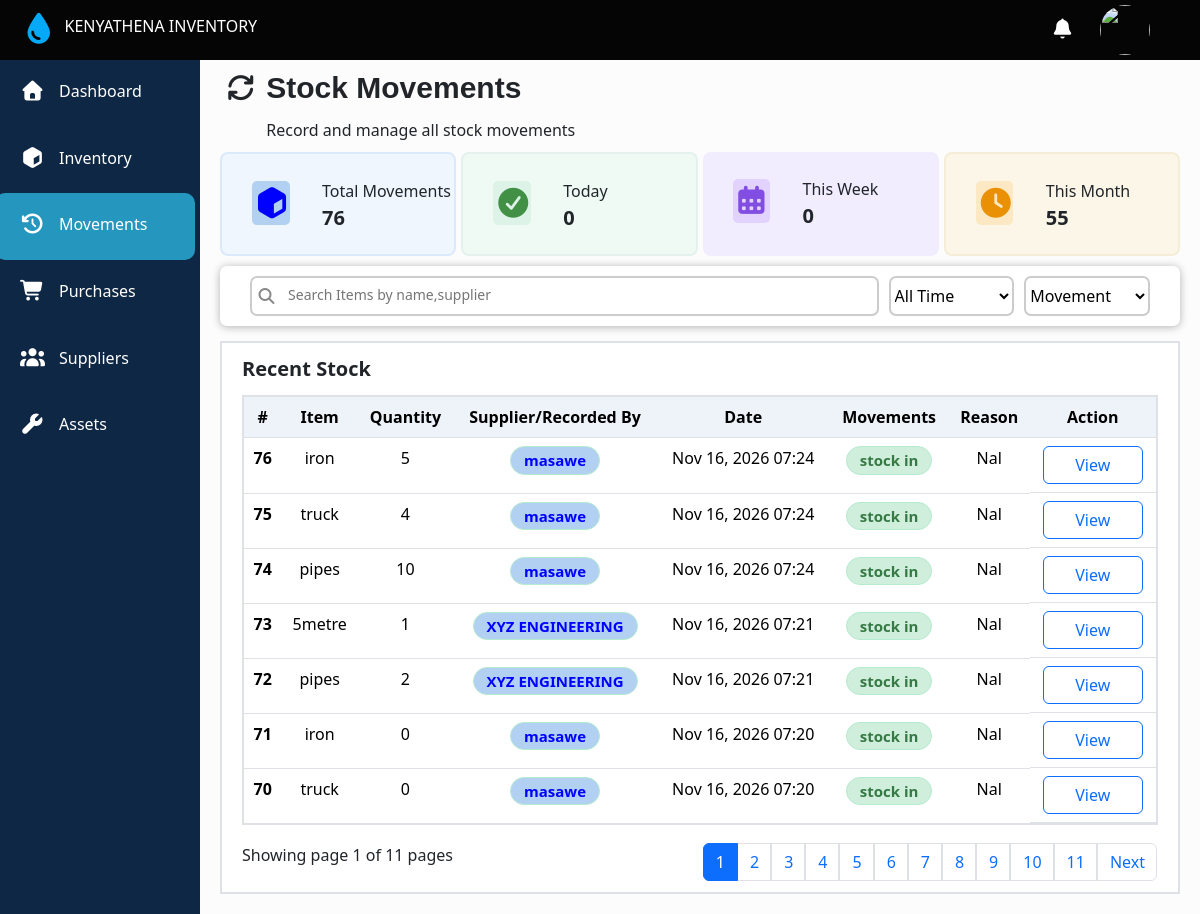
Page /stockmovements/ on the earlier database version.
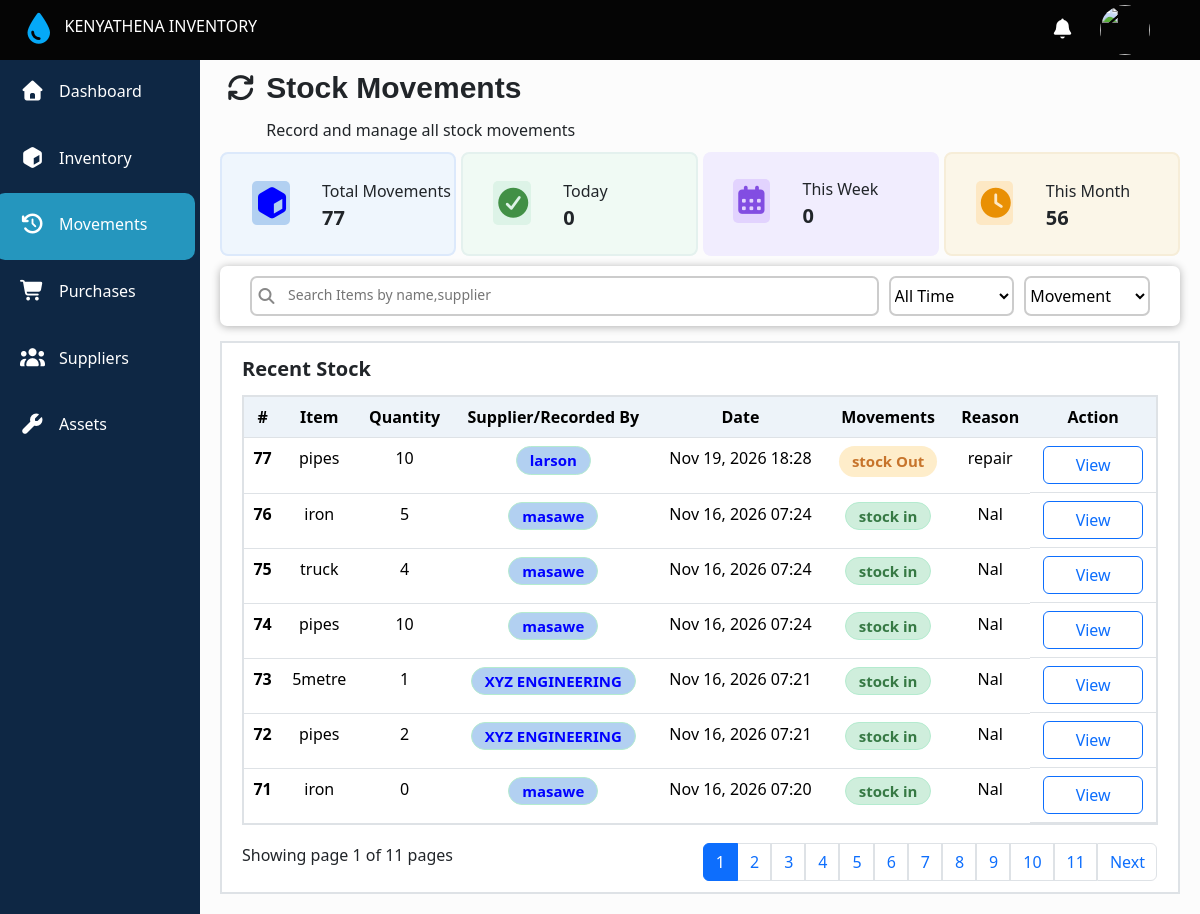
Same page on the later database version.
### main/models.py (models this page shows, shortened)
class StockMovements(models.Model):
  Movement_type=[
    ('in','Stock In'),
    ('Out','Stock Out'),
  ]
  item = models.CharField(max_length=200)
  quantity = models.PositiveIntegerField()
  supplier_issued_to = models.CharField(max_length=200,null=True,blank=True)
  date=models.DateTimeField(auto_now_add=True)
  movement = models.CharField(max_length=200,choices=Movement_type)
  reason = models.CharField(max_length=300,null=True,blank=True)
  note = models.CharField(max_length=1000,null=True,blank=True)

### main/views.py (the view)
# urls.py: path('stockmovements/',views.stockMovements,name='stockmovements'),
def stockMovements(request):
  stock_movements = StockMovements.objects.all().order_by('-id')
  today = timezone.localdate()
  start_of_week = today - timedelta(days=today.weekday())
  stock_movements_counts = stock_movements.count()
  today_count = stock_movements.filter(date__date=today).count()
  this_week_movements = stock_movements.filter(date__date__gte=start_of_week, date__date__lte=today).count()
  this_month_movements = stock_movements.filter(date__date__month=today.month, date__date__year=today.year).count()
  search_stock_movements = request.GET.get('q','').strip()
  if search_stock_movements:
    stock_movements= stock_movements.filter(
      Q(item__icontains=search_stock_movements)|
      Q(movement__icontains=search_stock_movements)
    )
  selected_status = request.GET.get('status','').strip()
  selected_movement_status = request.GET.get('movement_status','').strip()
  if selected_status == 'Today':
   stock_movements = stock_movements.filter(date__date=today)
  elif selected_status == 'This Week':
    stock_movements = stock_movements.filter(date__date__gte=start_of_week, date__date__lte=today)
  elif selected_status == 'This Month':
   stock_movements = stock_movements.filter(date__date__month=today.month, date__date__year=today.year)
  if selected_movement_status in dict(StockMovements.Movement_type):
   stock_movements = stock_movements.filter(movement=selected_movement_status)
  paginator = Paginator(stock_movements, 7)
  page_number = request.GET.get('page')
  page_obj = paginator.get_page(page_number)
  context = {
    'stock_movements': stock_movements,
    'page_obj': page_obj,
    'today_count':today_count,
    'this_week_movements': this_week_movements,
    'this_month_movements': this_month_movements,
    'stock_movements_counts':stock_movements_counts,
    'selected_status':selected_status,
    'search_stock_movements':search_stock_movements,
    'selected_movement_status':selected_movement_status,
  }
  return render(request, 'main/stock_movements.html', context)

### main/templates/main/stock_movements.html (shortened to what the changed rows need)
{% extends 'main/base.html' %}
{% block content %}
    <div class="status">
      <div class="updates">
        <div>
          <span>Total Movements</span>
          <span class="number">{{stock_movements_counts}}</span>
        </div>
      </div>
      <div class="updates" style="background-color:rgb(251, 246, 232);border: 2px solid rgb(246, 237, 216);">
        <div>
          <span>This Month</span>
          <span class="number">{{this_month_movements}}</span>
        </div>
      </div>
    </div>
    <div class="recent-inventory-table" id="recent-inventory-table">
      <table class="table" id="inventory-table">
        <thead>
          <tr>
            <th  scope="col">#</th>
            <th scope="col">Item</th>
            <th scope="col">Quantity</th>
            <th scope="col">Supplier/Recorded By</th>
            <th scope="col">Date</th>
            <th scope="col">Movements</th>
            <th scope="col">Reason</th>
             <th scope="col">Action</th>
          </tr>
        </thead>
        <tbody>
          {% for item in page_obj.object_list %}
          <tr>
            <th scope="row">{{item.id}}</th>
            <td>{{item.item}}</td>
            <td>{{item.quantity}}</td>
            {% if item.supplier_issued_to == request.user.username %}
            <td >
              <span class="movement-badge">{{item.supplier_issued_to}}</span>
            </td>
            {% else %}
            <td>
              <span class="movement-supplier">{{item.supplier_issued_to}}</span>
            </td>
            {% endif %}
            <td>{{item.date|date:"M d, Y H:i"}}</td>
            {% if item.movement == 'Out' %}
            <td>
               <span class="movement_Out">stock {{item.movement}}</span>
            </td>
            {% else %}
            <td>
               <span class="movement_In">stock {{item.movement}}</span>
            </td>
            {% endif %}
            <td>{{item.reason|truncatechars:15}}</td>
            <td class="Action">
               <a type="button" class="btn btn-outline-primary" href="{% url 'stockmovements_details' item.id %}">View </a>
            </td>
          </tr>
         {% endfor %}
        </tbody>
      </table>
      <div class="last-part">
        <div class="action">
        <nav aria-label="...">
            <ul class="pagination">
              {% for num in page_obj.paginator.page_range %}
                {% if page_obj.number == num %}
                  <li class="page-item active"><a class="page-link" href="?movement_status={{selected_movement_status}}&status={{selected_status}}&q={{search_stock_movements|urlencode}}&page={{ num }}#inventory-table">{{ num }}</a></li>
                {% else %}
                  <li class="page-item"><a class="page-link" href="?movement_status={{selected_movement_status}}&status={{selected_status}}&q={{search_stock_movements|urlencode}}&page={{ num }}#inventory-table">{{ num }}</a></li>
                {% endif %}
              {% endfor %}
            </ul>
        </nav>
        </div>
      </div>
    </div>
{% endblock content %}

Differences in the rows shown:
no longer on this page (row unchanged): StockMovements: id "70", item "truck", quantity "0", supplier_issued_to "masawe", date "Nov 16, 2026 07:20", movement "in", reason "Nal"
added StockMovements: id "77", item "pipes", quantity "10", supplier_issued_to "larson", date "Nov 19, 2026 18:28", movement "Out", reason "repair"
Other differences:
{{ stock_movements_counts }}: "76" → "77"
{{ this_month_movements }}: "55" → "56"
